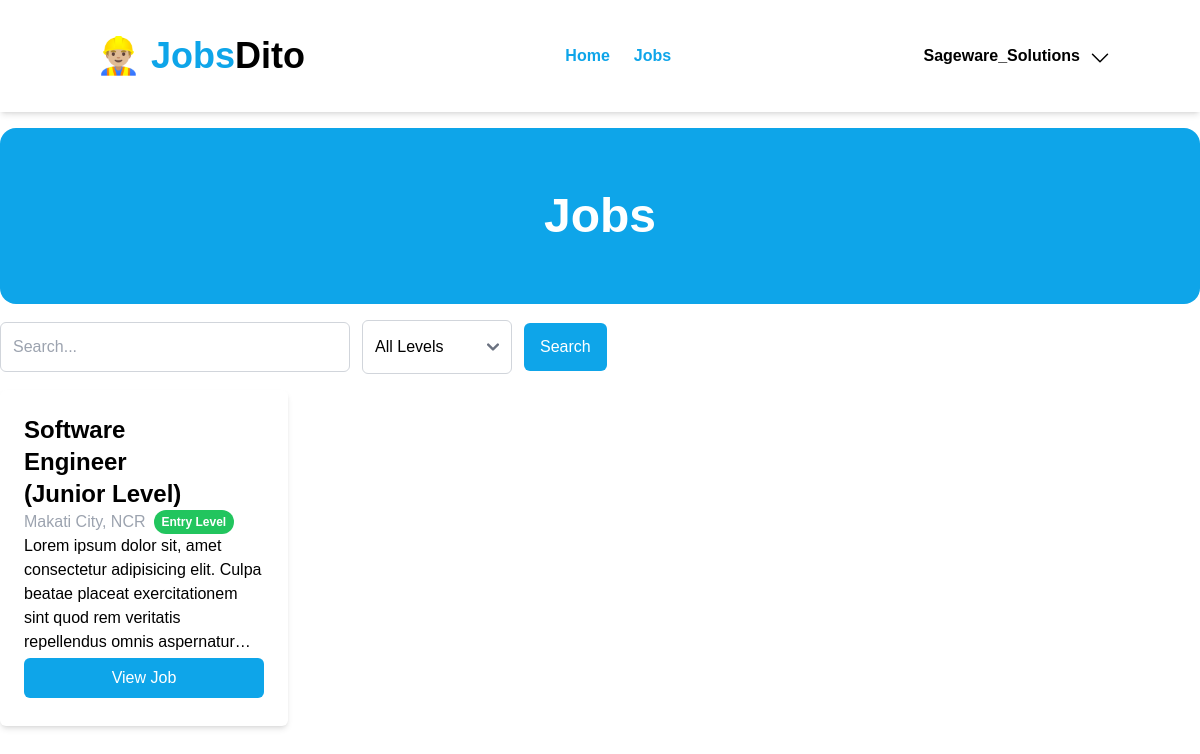
The page /jobs (signed in) on the database its author committed.
### tables this page shows
CREATE TABLE users(
    id INTEGER NOT NULL PRIMARY KEY AUTOINCREMENT,
    username TEXT UNIQUE NOT NULL,
    password TEXT NOT NULL,
    roles TEXT NOT NULL,
    created_at DATETIME DEFAULT CURRENT_TIMESTAMP
);

CREATE TABLE jobs(
    id INTEGER NOT NULL PRIMARY KEY AUTOINCREMENT,
    job_name TEXT,
    job_description TEXT,
    job_level TEXT,
    job_location TEXT,
    company_id INTEGER,
    created_at DATETIME DEFAULT CURRENT_TIMESTAMP,
    FOREIGN KEY(company_id) REFERENCES company(id)

);

### job_posting_app/__init__.py (the view)
    @app.route("/jobs", methods=["GET", "POST"])
    def jobs():
        db = get_db()
        search_query = request.args.get("search", "")
        job_level_filter = request.args.get("job_level", "")
        query = "SELECT * FROM jobs WHERE 1=1"
        params = []
        if search_query:
            query += " AND (job_name LIKE ? OR job_description LIKE ?)"
            search_param = f"%{search_query}%"
            params.extend([search_param, search_param])
        if job_level_filter:
            query += " AND job_level = ?"
            params.append(job_level_filter)
        query += " ORDER BY created_at DESC"
        jobs = db.execute(query, params).fetchall()
        if g.user:
            applied_jobs = db.execute(
                "SELECT job_id FROM applications WHERE applicant_id = ?",
                (session["user_id"],),
            ).fetchall()
            applied_job_ids = [job["job_id"] for job in applied_jobs]
            return render_template(
                "client/dashboard/index.html", jobs=jobs, applied_job_ids=applied_job_ids
            )
        else:
            return render_template("client/dashboard/index.html", jobs=jobs)

### job_posting_app/auth.py (called while the page is built)
@bp.before_app_request
def load_logged_in_user():
    user_id = session.get('user_id')
    if user_id is None:
        g.user = None
    else:
        g.user = get_db().execute(
            'SELECT * FROM users WHERE id = ?', (user_id,)
        ).fetchone()

### job_posting_app/db.py (called while the page is built)
def get_db():
    if 'db' not in g:
        g.db = sqlite3.connect(
            current_app.config['DATABASE'],
            detect_types=sqlite3.PARSE_DECLTYPES
        )
        g.db.row_factory = sqlite3.Row
    return g.db

### job_posting_app/templates/client/dashboard/index.html (shortened to what this page needs)
{% extends "layout/layout.html" %}
{% block content %}
<div class="lg:px-0 px-6 mt-32">
    <div class="bg-sky-500 max-w-[1366px] w-full mx-auto rounded-2xl">
        <p class="text-white text-5xl font-bold text-center py-16">Jobs</p>
    </div>
</div>
<form method="GET" action="{{ url_for('jobs') }}"
    class="w-full max-w-[1366px] mx-auto mt-4 flex md:flex-row flex-col items-center gap-3 lg:px-0 px-6 ">
    <input class="md:max-w-[350px] w-full border border-gray-300 py-3 px-3 rounded-md" type="text" name="search"
        value="{{ request.args.get('search', '') }}" placeholder="Search...">
    <select class="md:max-w-[150px] w-full border border-gray-300 py-[14px] px-3 rounded-md" name="job_level">
        <option value="">All Levels</option>
    </select>
    <button type="submit"
        class="bg-sky-500 px-4 py-3 rounded-md text-white font-medium w-full md:w-auto">Search</button>
</form>
<div class="grid grid-cols-4 w-full gap-4 max-w-[1366px] mx-auto mt-4 lg:px-0 px-6 ">
    {% for job in jobs %}
    <div class="lg:col-span-1 md:col-span-2 col-span-4">
        <div class="shadow-md bg-white h-full p-6 rounded-md flex flex-col justify-between" x-data="{ open: false }" >
            <h1 class="text-2xl font-bold w-[75%]">{{ job.job_name }}</h1>
            <div class="flex items-center gap-2">
                <p class="text-gray-400">{{ job.job_location }}</p>
                {% if job.job_level == 'entry' %}
                <p class="bg-green-500 rounded-full inline-block text-white py-1 px-2 font-semibold text-xs">Entry Level</p>
                {% elif job.job_level == 'junior' %}
                <p class="bg-blue-500 rounded-full inline-block text-white py-1 px-2 font-semibold text-xs">Junior Level</p>
                {% elif job.job_level == 'mid' %}
                <p class="bg-red-500 rounded-full inline-block text-white py-1 px-2 font-semibold text-xs">Mid Level</p>
                {% elif job.job_level == 'senior' %}
                <p class="bg-yellow-500 rounded-full inline-block text-white py-1 px-2 font-semibold text-xs">Senior Level</p>
                {% endif %}
            </div>
            <p class="line-clamp-5">Lorem ipsum dolor sit, amet consectetur adipisicing elit. Culpa beatae placeat exercitationem sint quod rem veritatis repellendus omnis aspernatur fugiat, harum repudiandae atque dolor excepturi veniam est voluptates. Itaque distinctio tempora sunt! Tenetur ratione fugit magnam id. Totam eligendi iste recusandae minima nam, nisi, blanditiis suscipit, vero quibusdam asperiores rerum!
            </p>
            <button class="bg-sky-500 w-full text-white py-2 rounded-md my-1" type="button" @click="open = true">
                View Job
            </button>
        </div>
    </div>
{% endfor %}
</div>
{% endblock %}

### job_posting_app/templates/layout/layout.html (shortened to what this page needs)
<!DOCTYPE html>
<html lang="en">
<head>
    <script src="https://cdn.tailwindcss.com"></script>
    <link href="https://api.fontshare.com/v2/css?f[]=satoshi@300,400,500,700,900&display=swap" rel="stylesheet">
    <link href="https://cdn.jsdelivr.net/npm/flowbite@2.5.1/dist/flowbite.min.css"  rel="stylesheet" />
    <link href="https://unpkg.com/aos@2.3.1/dist/aos.css" rel="stylesheet">
</head>
<body>
    {% block nav %}
    <nav class="py-7 fixed top-0 flex justify-between items-center px-6 lg:px-0 !w-full right-0 z-[9999] -translate-x-1/2 bg-white shadow-md left-1/2">
        <div class="container mx-auto flex justify-between items-center px-6 lg:px-0 !w-full">
            <a href="{{url_for('index')}}" class="md:text-4xl text-2xl font-bold inline-block p-2 rounded-md">👷🏼‍♂️
                <span class="text-sky-500">Jobs</span>Dito
            </a>
            <div class="md:flex hidden items-center gap-6">
                <a class="font-semibold text-sky-500 " href="{{ url_for('index') }}">Home</a>
                <a href="{{ url_for('jobs') }}" class="font-semibold text-sky-500 ">Jobs</a>
            </div>
            <div class="items-center gap-5 md:flex hidden">
                {% if g.user %}
                <div x-data="{ open: false }" @click.outside="open = false" class="relative">
                    <div @click="open = ! open"
                        class="flex items-center gap-2 cursor-pointer">
                        <p class="font-semibold ">{{ g.user['username'] }}</p>
                        <div class="mt-1" class="rotate-0">
                            <svg class="size-6 rotate-0 duration-[450ms]" :class="open ? 'rotate-180' : ' '" xmlns="http://www.w3.org/2000/svg" fill="none" viewBox="0 0 24 24" stroke-width="1.5" stroke="currentColor">
                                <path stroke-linecap="round" stroke-linejoin="round"
                                    d="m19.5 8.25-7.5 7.5-7.5-7.5" />
                            </svg>
                        </div>
                    </div>
                </div>
                {% else%}
                <a href="{{ url_for('auth.register') }}"
                    class="font-semibold text-sky-500">Register</a>
                <a href="{{ url_for('auth.login') }}"
                    class="bg-sky-500 py-2 px-7 text-white rounded-lg">Sign in</a>
                {% endif %}
            </div>
        </div>
    </nav>
    {% endblock %}
    <main>
        {% block content%}
        {% endblock %}
    </main>
</body>
</html>

### job_posting_app/templates/layout/layout.html (style rules this page uses)
* { font-family: 'Satoshi', sans-serif; }

### rows shown on the page
users: user.username "Sageware_Solutions"
jobs: job_name "Software Engineer (Junior Level)", job_location "Makati City, NCR", job_level "Entry Level"
